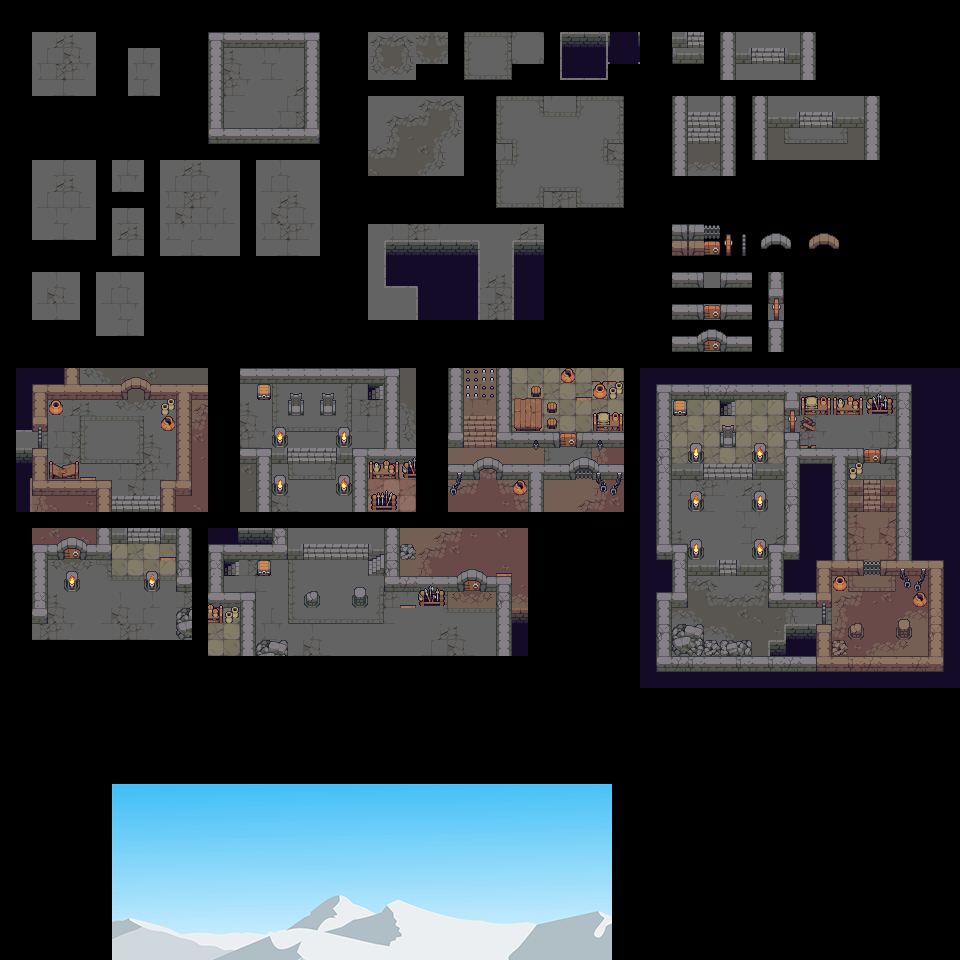

Below is a game level as drawn by its tile map, then a one-line description and the .tmx that defines it (tile-layer data replaced by summaries):
An orthogonal 60x60 tile map with 16x16 px tiles, 3 tile layers (Floor/walls, Objects (under), Objects), 1 image layer.

<map version="1.0" tiledversion="1.1.5" orientation="orthogonal" renderorder="right-down" width="60" height="60" tilewidth="16" tileheight="16" infinite="0" nextobjectid="7">
 <tileset firstgid="1" name="dungeon_tileset_v1" tilewidth="16" tileheight="16" tilecount="480" columns="20">
  <image source="../image/tiles_dungeon_v1.1.png" width="320" height="384" />
 </tileset>
 <layer name="Floor/walls" width="60" height="60">
  <data>[3600 cells, 3078 non-empty, 159 distinct tile ids]</data>
 </layer>
 <layer name="Objects (under)" width="60" height="60">
  <data>[3600 cells, 97 non-empty, 56 distinct tile ids]</data>
 </layer>
 <layer name="Objects" width="60" height="60">
  <data>[3600 cells, 165 non-empty, 96 distinct tile ids]</data>
 </layer>
 <objectgroup name="Object Layer 1" />
 <imagelayer name="Image Layer 1" offsetx="112" offsety="784">
  <image source="../../working/dungeon/cover.png" />
 </imagelayer>
</map>
